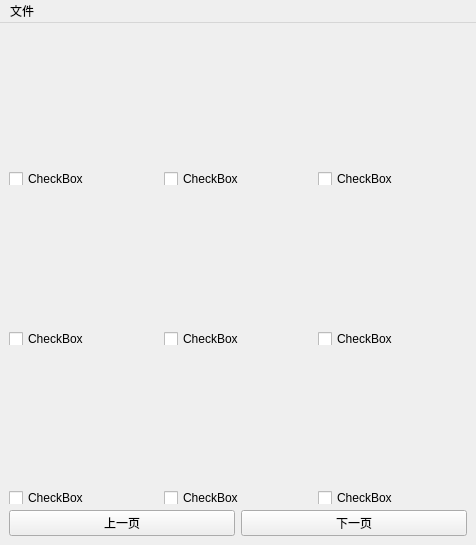
<?xml version="1.0" encoding="UTF-8"?>
<ui version="4.0">
 <class>MainWindow</class>
 <widget class="QMainWindow" name="MainWindow">
  <property name="geometry">
   <rect>
    <x>0</x>
    <y>0</y>
    <width>476</width>
    <height>545</height>
   </rect>
  </property>
  <property name="windowTitle">
   <string/>
  </property>
  <widget class="QWidget" name="centralwidget">
   <layout class="QGridLayout" name="gridLayout">
    <item row="1" column="0">
     <layout class="QHBoxLayout" name="horizontalLayout_5">
      <item>
       <widget class="QCheckBox" name="checkBox_1">
        <property name="sizePolicy">
         <sizepolicy hsizetype="Minimum" vsizetype="Maximum">
          <horstretch>0</horstretch>
          <verstretch>0</verstretch>
         </sizepolicy>
        </property>
        <property name="maximumSize">
         <size>
          <width>16777215</width>
          <height>13</height>
         </size>
        </property>
        <property name="text">
         <string>CheckBox</string>
        </property>
       </widget>
      </item>
      <item>
       <widget class="QCheckBox" name="checkBox_2">
        <property name="sizePolicy">
         <sizepolicy hsizetype="Minimum" vsizetype="Maximum">
          <horstretch>0</horstretch>
          <verstretch>0</verstretch>
         </sizepolicy>
        </property>
        <property name="maximumSize">
         <size>
          <width>16777215</width>
          <height>13</height>
         </size>
        </property>
        <property name="text">
         <string>CheckBox</string>
        </property>
       </widget>
      </item>
      <item>
       <widget class="QCheckBox" name="checkBox_3">
        <property name="sizePolicy">
         <sizepolicy hsizetype="Minimum" vsizetype="Maximum">
          <horstretch>0</horstretch>
          <verstretch>0</verstretch>
         </sizepolicy>
        </property>
        <property name="maximumSize">
         <size>
          <width>16777215</width>
          <height>13</height>
         </size>
        </property>
        <property name="text">
         <string>CheckBox</string>
        </property>
       </widget>
      </item>
     </layout>
    </item>
    <item row="0" column="0">
     <layout class="QHBoxLayout" name="horizontalLayout">
      <item>
       <widget class="QLabel" name="label_1">
        <property name="sizePolicy">
         <sizepolicy hsizetype="Expanding" vsizetype="Preferred">
          <horstretch>0</horstretch>
          <verstretch>0</verstretch>
         </sizepolicy>
        </property>
        <property name="text">
         <string/>
        </property>
       </widget>
      </item>
      <item>
       <widget class="QLabel" name="label_2">
        <property name="sizePolicy">
         <sizepolicy hsizetype="Expanding" vsizetype="Expanding">
          <horstretch>0</horstretch>
          <verstretch>0</verstretch>
         </sizepolicy>
        </property>
        <property name="text">
         <string/>
        </property>
       </widget>
      </item>
      <item>
       <widget class="QLabel" name="label_3">
        <property name="sizePolicy">
         <sizepolicy hsizetype="Expanding" vsizetype="Expanding">
          <horstretch>0</horstretch>
          <verstretch>0</verstretch>
         </sizepolicy>
        </property>
        <property name="text">
         <string/>
        </property>
       </widget>
      </item>
     </layout>
    </item>
    <item row="4" column="0">
     <layout class="QHBoxLayout" name="horizontalLayout_3">
      <item>
       <widget class="QLabel" name="label_7">
        <property name="sizePolicy">
         <sizepolicy hsizetype="Expanding" vsizetype="Expanding">
          <horstretch>0</horstretch>
          <verstretch>0</verstretch>
         </sizepolicy>
        </property>
        <property name="text">
         <string/>
        </property>
       </widget>
      </item>
      <item>
       <widget class="QLabel" name="label_8">
        <property name="sizePolicy">
         <sizepolicy hsizetype="Expanding" vsizetype="Expanding">
          <horstretch>0</horstretch>
          <verstretch>0</verstretch>
         </sizepolicy>
        </property>
        <property name="text">
         <string/>
        </property>
       </widget>
      </item>
      <item>
       <widget class="QLabel" name="label_9">
        <property name="sizePolicy">
         <sizepolicy hsizetype="Expanding" vsizetype="Expanding">
          <horstretch>0</horstretch>
          <verstretch>0</verstretch>
         </sizepolicy>
        </property>
        <property name="text">
         <string/>
        </property>
       </widget>
      </item>
     </layout>
    </item>
    <item row="2" column="0">
     <layout class="QHBoxLayout" name="horizontalLayout_2">
      <item>
       <widget class="QLabel" name="label_4">
        <property name="sizePolicy">
         <sizepolicy hsizetype="Expanding" vsizetype="Expanding">
          <horstretch>0</horstretch>
          <verstretch>0</verstretch>
         </sizepolicy>
        </property>
        <property name="text">
         <string/>
        </property>
       </widget>
      </item>
      <item>
       <widget class="QLabel" name="label_5">
        <property name="sizePolicy">
         <sizepolicy hsizetype="Expanding" vsizetype="Expanding">
          <horstretch>0</horstretch>
          <verstretch>0</verstretch>
         </sizepolicy>
        </property>
        <property name="text">
         <string/>
        </property>
       </widget>
      </item>
      <item>
       <widget class="QLabel" name="label_6">
        <property name="sizePolicy">
         <sizepolicy hsizetype="Expanding" vsizetype="Preferred">
          <horstretch>0</horstretch>
          <verstretch>0</verstretch>
         </sizepolicy>
        </property>
        <property name="text">
         <string/>
        </property>
       </widget>
      </item>
     </layout>
    </item>
    <item row="3" column="0">
     <layout class="QHBoxLayout" name="horizontalLayout_7">
      <item>
       <widget class="QCheckBox" name="checkBox_4">
        <property name="sizePolicy">
         <sizepolicy hsizetype="Minimum" vsizetype="Maximum">
          <horstretch>0</horstretch>
          <verstretch>0</verstretch>
         </sizepolicy>
        </property>
        <property name="maximumSize">
         <size>
          <width>16777215</width>
          <height>13</height>
         </size>
        </property>
        <property name="text">
         <string>CheckBox</string>
        </property>
       </widget>
      </item>
      <item>
       <widget class="QCheckBox" name="checkBox_5">
        <property name="sizePolicy">
         <sizepolicy hsizetype="Minimum" vsizetype="Maximum">
          <horstretch>0</horstretch>
          <verstretch>0</verstretch>
         </sizepolicy>
        </property>
        <property name="maximumSize">
         <size>
          <width>16777215</width>
          <height>13</height>
         </size>
        </property>
        <property name="text">
         <string>CheckBox</string>
        </property>
       </widget>
      </item>
      <item>
       <widget class="QCheckBox" name="checkBox_6">
        <property name="sizePolicy">
         <sizepolicy hsizetype="Minimum" vsizetype="Maximum">
          <horstretch>0</horstretch>
          <verstretch>0</verstretch>
         </sizepolicy>
        </property>
        <property name="maximumSize">
         <size>
          <width>16777215</width>
          <height>13</height>
         </size>
        </property>
        <property name="text">
         <string>CheckBox</string>
        </property>
       </widget>
      </item>
     </layout>
    </item>
    <item row="8" column="0">
     <layout class="QHBoxLayout" name="horizontalLayout_4">
      <item>
       <widget class="QPushButton" name="prev_button">
        <property name="text">
         <string>上一页</string>
        </property>
       </widget>
      </item>
      <item>
       <widget class="QPushButton" name="next_button">
        <property name="text">
         <string>下一页</string>
        </property>
       </widget>
      </item>
     </layout>
    </item>
    <item row="6" column="0">
     <layout class="QHBoxLayout" name="horizontalLayout_6">
      <item>
       <widget class="QCheckBox" name="checkBox_7">
        <property name="sizePolicy">
         <sizepolicy hsizetype="Minimum" vsizetype="Maximum">
          <horstretch>0</horstretch>
          <verstretch>0</verstretch>
         </sizepolicy>
        </property>
        <property name="maximumSize">
         <size>
          <width>16777215</width>
          <height>13</height>
         </size>
        </property>
        <property name="text">
         <string>CheckBox</string>
        </property>
       </widget>
      </item>
      <item>
       <widget class="QCheckBox" name="checkBox_8">
        <property name="sizePolicy">
         <sizepolicy hsizetype="Minimum" vsizetype="Maximum">
          <horstretch>0</horstretch>
          <verstretch>0</verstretch>
         </sizepolicy>
        </property>
        <property name="maximumSize">
         <size>
          <width>16777215</width>
          <height>13</height>
         </size>
        </property>
        <property name="text">
         <string>CheckBox</string>
        </property>
       </widget>
      </item>
      <item>
       <widget class="QCheckBox" name="checkBox_9">
        <property name="sizePolicy">
         <sizepolicy hsizetype="Minimum" vsizetype="Maximum">
          <horstretch>0</horstretch>
          <verstretch>0</verstretch>
         </sizepolicy>
        </property>
        <property name="maximumSize">
         <size>
          <width>16777215</width>
          <height>13</height>
         </size>
        </property>
        <property name="text">
         <string>CheckBox</string>
        </property>
       </widget>
      </item>
     </layout>
    </item>
   </layout>
  </widget>
  <widget class="QMenuBar" name="menuBar">
   <property name="geometry">
    <rect>
     <x>0</x>
     <y>0</y>
     <width>476</width>
     <height>22</height>
    </rect>
   </property>
   <property name="accessibleName">
    <string/>
   </property>
   <widget class="QMenu" name="menu">
    <property name="geometry">
     <rect>
      <x>158</x>
      <y>126</y>
      <width>151</width>
      <height>204</height>
     </rect>
    </property>
    <property name="title">
     <string>文件</string>
    </property>
    <addaction name="action_select_all"/>
    <addaction name="action_Search"/>
    <addaction name="action_download"/>
    <addaction name="action_change_folder"/>
    <addaction name="action_URL"/>
    <addaction name="separator"/>
    <addaction name="action_about"/>
    <addaction name="action_exit_app"/>
   </widget>
   <addaction name="menu"/>
  </widget>
  <action name="action_download">
   <property name="text">
    <string>开始下载</string>
   </property>
   <property name="shortcut">
    <string>Ctrl+S</string>
   </property>
  </action>
  <action name="action_change_folder">
   <property name="text">
    <string>更改下载位置……</string>
   </property>
   <property name="shortcut">
    <string>Ctrl+O</string>
   </property>
  </action>
  <action name="action_about">
   <property name="text">
    <string>关于</string>
   </property>
  </action>
  <action name="action_exit_app">
   <property name="text">
    <string>退出……</string>
   </property>
   <property name="toolTip">
    <string>退出本应用</string>
   </property>
   <property name="shortcut">
    <string/>
   </property>
  </action>
  <action name="action_URL">
   <property name="text">
    <string>更改URL……</string>
   </property>
  </action>
  <action name="action_select_all">
   <property name="text">
    <string>全选</string>
   </property>
   <property name="shortcut">
    <string>Ctrl+A</string>
   </property>
  </action>
  <action name="action_Search">
   <property name="text">
    <string>搜索</string>
   </property>
   <property name="shortcut">
    <string>Ctrl+F</string>
   </property>
  </action>
 </widget>
 <resources/>
 <connections/>
</ui>
